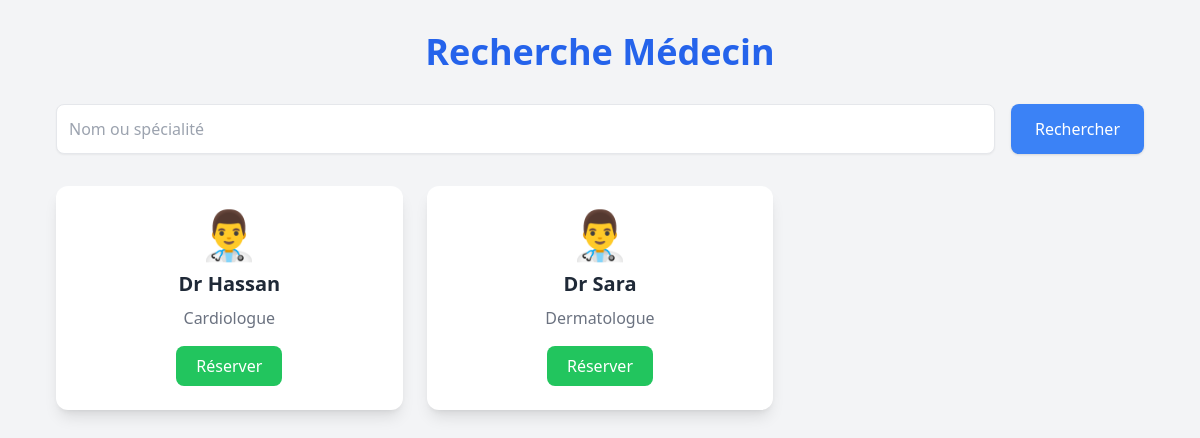
The page /templates/patient/rechercher-medecin.php on the database its author committed.
### tables this page shows
CREATE TABLE doctor (
    id_doctor INT AUTO_INCREMENT PRIMARY KEY,
    user_id INT NOT NULL UNIQUE,
    specialite_id INT NOT NULL,
    FOREIGN KEY (user_id) REFERENCES user(id),
    FOREIGN KEY (specialite_id) REFERENCES specialite(id)
);

CREATE TABLE user (
    id INT AUTO_INCREMENT PRIMARY KEY,
    nom VARCHAR(100) NOT NULL,
    email VARCHAR(150) NOT NULL UNIQUE,
    role_id INT NOT NULL,
    FOREIGN KEY (role_id) REFERENCES role(id_role)
);

CREATE TABLE specialite (
    id INT AUTO_INCREMENT PRIMARY KEY,
    nom VARCHAR(100) NOT NULL,
    description TEXT
);

### templates/patient/rechercher-medecin.php (the view, shortened to what this page needs)
<?php
require '../../config/database.php';
$search = $_GET['search'] ?? '';
$sql = "
SELECT
    doctor.id_doctor,
    user.nom,
    specialite.nom AS specialite
FROM doctor
JOIN user ON doctor.user_id = user.id
JOIN specialite ON doctor.specialite_id = specialite.id
WHERE user.nom LIKE ?
OR specialite.nom LIKE ?
";
$stmt = $pdo->prepare($sql);
$stmt->execute([
    "%$search%",
    "%$search%"
]);
$doctors = $stmt->fetchAll(PDO::FETCH_ASSOC);
?>
<!DOCTYPE html>
<html lang="fr">
<head>
    <script src="https://cdn.tailwindcss.com"></script>
</head>
<body class="bg-gray-100 min-h-screen">
<div class="max-w-6xl mx-auto p-8">
    <h1 class="text-4xl font-bold text-center text-blue-600 mb-8">
        Recherche Médecin
    </h1>
    <form method="GET" class="mb-8">
        <div class="flex gap-4">
            <input
                type="text"
                name="search"
                value="<?= htmlspecialchars($search) ?>"
                placeholder="Nom ou spécialité"
                class="flex-1 p-3 border rounded-lg shadow-sm focus:outline-none focus:ring-2 focus:ring-blue-500"
            >
            <button
                type="submit"
                class="bg-blue-500 hover:bg-blue-600 text-white px-6 py-3 rounded-lg shadow"
            >
                Rechercher
            </button>
        </div>
    </form>
    <div class="grid grid-cols-1 md:grid-cols-2 lg:grid-cols-3 gap-6">
        <?php foreach ($doctors as $doctor): ?>
            <div class="bg-white rounded-xl shadow-lg p-6">
                <div class="text-center">
                    <div class="text-5xl mb-3">
                        👨‍⚕️
                    </div>
                    <h2 class="text-xl font-bold text-gray-800">
                        <?= htmlspecialchars($doctor['nom']) ?>
                    </h2>
                    <p class="text-gray-500 mt-2">
                        <?= htmlspecialchars($doctor['specialite']) ?>
                    </p>
                    <a
                        href="reservation.php?id=<?= $doctor['id_doctor'] ?>"
                        class="inline-block mt-4 bg-green-500 hover:bg-green-600 text-white px-5 py-2 rounded-lg"
                    >
                        Réserver
                    </a>
                </div>
            </div>
        <?php endforeach; ?>
    </div>
</div>
</body>
</html>

### rows shown on the page
doctor: user.nom "Dr Hassan", specialite.nom "Cardiologue"
doctor: user.nom "Dr Sara", specialite.nom "Dermatologue"
